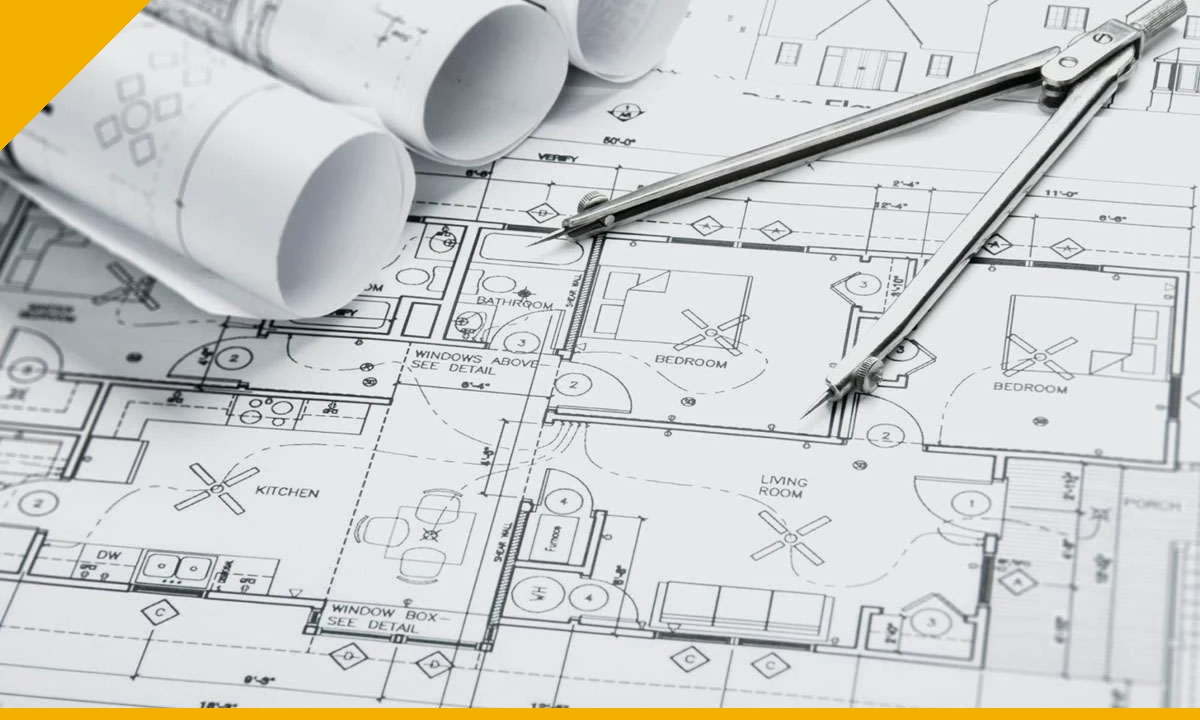
#> input picture assets/images/about-engineering.webp, 1200 x 720 px; its folder holds only this picture in this run
$ python audit_raster_quality.py
#> lines starting #> are read from the running program, lines starting #| are printed output that depends on the picture
#!/usr/bin/env python3
"""Produce metadata and review sheets for repository raster assets."""
from pathlib import Path
from PIL import Image, ImageOps, ImageDraw, ImageFont, ImageFilter, ImageStat
from io import BytesIO
import base64
import math

root=Path(__file__).resolve().parents[1]/"assets"/"images"
paths=sorted(p for p in root.rglob("*") if p.suffix.lower() in {".webp",".jpg",".jpeg",".png"})
records=[]
for p in paths:
    try:
        with Image.open(p) as im:
#> im is the input picture: PIL image 1200x720 RGB; mean R, G, B 205.8, 206.5, 203.4
            rgb=im.convert("RGB")
            width,height=im.size
#> width = 1200; height = 720
            if min(width,height)>80:
                edge=rgb.convert("L").resize((240,240)).filter(ImageFilter.FIND_EDGES)
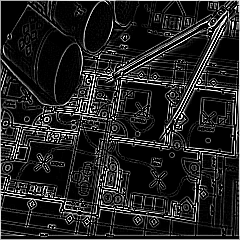
#> edge: PIL image 240x240 L; min 0, max 255, mean 35.7
                sharp=round(ImageStat.Stat(edge).stddev[0],1)
#> sharp = 63.9
            else:
                sharp=0
            records.append((str(p.relative_to(root)),width,height,p.stat().st_size,sharp))
    except Exception as exc:
        print("ERROR",p,exc)
for rec in records:
    print("METRIC|"+"|".join(map(str,rec)),flush=True)
#> this loop made 1 pass
#> rec on pass 1: ('about-engineering.webp', 1200, 720, 103566, 63.9)
#| METRIC|about-engineering.webp|1200|720|103566|63.9

font=ImageFont.load_default()
sheet_w=6*205
sheet_h=6*180
for k in range(math.ceil(len(records)/36)):
    sheet=Image.new("RGB",(sheet_w,sheet_h),(249,250,252))
    draw=ImageDraw.Draw(sheet)
    for j,(rel,w,h,size,sharp) in enumerate(records[k*36:(k+1)*36]):
        with Image.open(root/rel) as src:
            im=ImageOps.contain(src.convert("RGB"),(195,138))
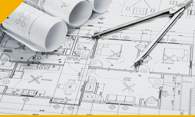
#> im: PIL image 195x117 RGB; mean R, G, B 205.8, 206.5, 203.4
            x=(j%6)*205+(205-im.width)//2
#> x = 5
            y=(j//6)*180+3+(138-im.height)//2
#> y = 13
            sheet.paste(im,(x,y))
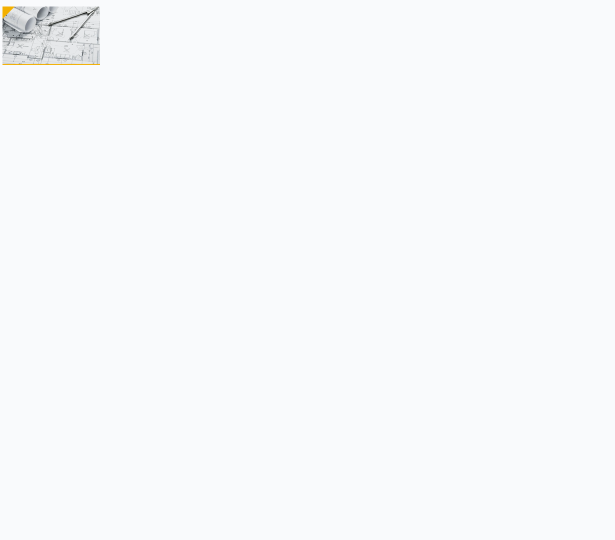
#> sheet: PIL image 1230x1080 RGB (shown at 1/2 size); mean R, G, B 248.3, 249.3, 251.2
            tx=(j%6)*205+5
#> tx = 5
            ty=(j//6)*180+144
#> ty = 144
            # Use file name, folder grouping logged in metrics
            short=rel.split("/")[-1]
#> short = 'about-engineering.webp'
            if len(short)>30:short=short[:28]+".."
            draw.text((tx,ty),str(k*36+j).zfill(3)+" "+short,fill=(15,22,35),font=font)
            draw.text((tx,ty+14),f"{w}x{h} · {size//1024}KB",fill=(75,75,75),font=font)
    b=BytesIO()
    sheet.save(b,format="JPEG",quality=63,optimize=True)
    encoded=base64.b64encode(b.getvalue()).decode()
    count=math.ceil(len(encoded)/3800)
    for part in range(count):
        print(f"SHEET|{k}|{part}|{count}|"+encoded[part*3800:(part+1)*3800],flush=True)
#> this loop made 6 passes
#> (printed output is left out)
print(f"COMPLETE|{len(records)}|{math.ceil(len(records)/36)}",flush=True)
